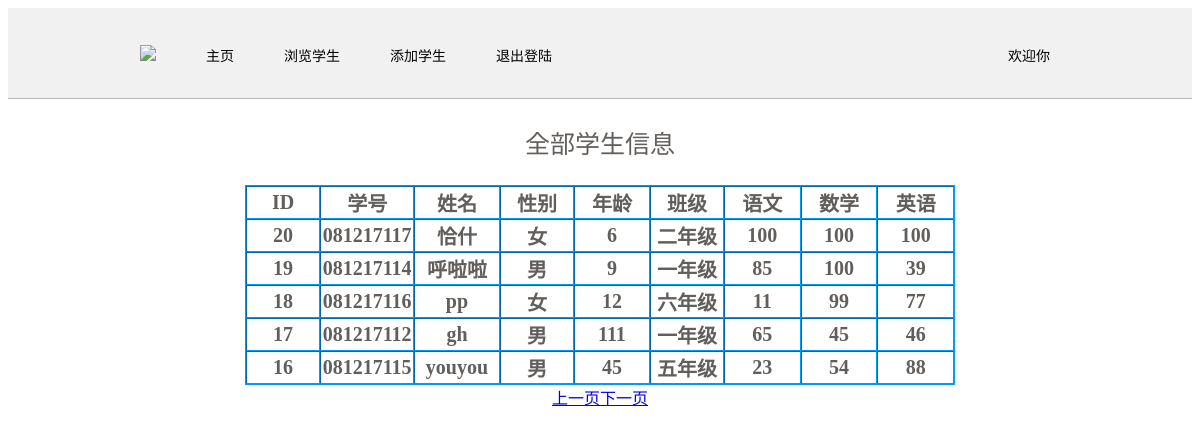
The page / on the database its author committed.
### tables this page shows
CREATE TABLE `stu` (
  `id` int(6) unsigned NOT NULL AUTO_INCREMENT,
  `sid` char(20) NOT NULL DEFAULT '0',
  `name` varchar(50) NOT NULL,
  `age` int(6) NOT NULL,
  `sex` varchar(20) DEFAULT NULL,
  `class` varchar(50) NOT NULL,
  `chinese` int(11) DEFAULT NULL,
  `math` int(11) DEFAULT NULL,
  `english` int(11) DEFAULT NULL,
  PRIMARY KEY (`id`)
);

### index.php (the view, shortened to what this page needs)
<!DOCTYPE html>
<html lang="en">
<head>
</head>
<body>
    <div align="center">
    <?php
    require ("public/menu.php");
 ?>
 <div style="font-size:25px;font-family:微软雅黑;color:rgb(98,94,91);" align="center"><p>全部学生信息</p></div>
  <table style="border: solid 1px;border-color:#09F;" align ="center" width=60% border="1" cellspacing="0">
  <?php
  $is_admin=$_SESSION['is_admin'];
  if ($is_admin == 1){
        echo "<tr>";
 echo "<th width=90px style='font-size:20px;font-family:微软雅黑;color:rgb(98,94,91);'>ID</th>";
 echo "<th width=90px style='font-size:20px;font-family:微软雅黑;color:rgb(98,94,91);'>学号</th>";
 echo "<th width=90px style='font-size:20px;font-family:微软雅黑;color:rgb(98,94,91);'>姓名</th>";
 echo "<th width=90px style='font-size:20px;font-family:微软雅黑;color:rgb(98,94,91);'>性别</th>";
 echo "<th width=90px style='font-size:20px;font-family:微软雅黑;color:rgb(98,94,91);'>年龄</th>";
 echo "<th width=90px style='font-size:20px;font-family:微软雅黑;color:rgb(98,94,91);'>班级</th>";
 echo "<th width=90px style='font-size:20px;font-family:微软雅黑;color:rgb(98,94,91);'>语文</th>";
 echo "<th width=90px style='font-size:20px;font-family:微软雅黑;color:rgb(98,94,91);'>数学</th>";
 echo "<th width=90px style='font-size:20px;font-family:微软雅黑;color:rgb(98,94,91);'>英语</th>";
 echo "<th width=90px style='font-size:20px;font-family:微软雅黑;color:rgb(98,94,91);'>操作</th>";
 echo "</tr>";
 $conn=mysqli_connect("localhost","root","root","study");
    $page=isset($_GET['p'])? $_GET['p']:1;
 $sql_select = "select * from stu order by id desc limit ".($page-1) * 5 .",5 ";
 $result=mysqli_query($conn,$sql_select);
 foreach ( $result as $row) {
 echo "<tr>";
 echo "<th width=90px style='font-size:20px;font-family:微软雅黑;color:rgb(98,94,91);'>{$row['id']} </th>";
 echo "<th width=90px style='font-size:20px;font-family:微软雅黑;color:rgb(98,94,91);'>{$row['sid']}</th>";
 echo "<th width=90px style='font-size:20px;font-family:微软雅黑;color:rgb(98,94,91);'>{$row['name']}</th>";
 echo "<th width=90px style='font-size:20px;font-family:微软雅黑;color:rgb(98,94,91);'>{$row['sex']} </th>";
 echo "<th width=90px style='font-size:20px;font-family:微软雅黑;color:rgb(98,94,91);'>{$row['age']} </th>";
 echo "<th width=90px style='font-size:20px;font-family:微软雅黑;color:rgb(98,94,91);'>{$row['class']}</th>";
 echo "<th width=90px style='font-size:20px;font-family:微软雅黑;color:rgb(98,94,91);'>{$row['chinese']} </th>";
 echo "<th width=90px style='font-size:20px;font-family:微软雅黑;color:rgb(98,94,91);'>{$row['math']} </th>";
 echo "<th width=90px style='font-size:20px;font-family:微软雅黑;color:rgb(98,94,91);'>{$row['english']}</th>";
 echo "<td width=150px style='font-size:20px;font-family:微软雅黑;color:rgb(98,94,91);'>
          <a href='edit.php?id={$row['id']}'>修改</a>
          <a href='delete.php?id={$row['id']}' onclick='doDel()'>删除</a>
        </td>";
 echo "</tr>";
        }
    }
  else
{
    echo "<tr>";
 echo "<th width=90px style='font-size:20px;font-family:微软雅黑;color:rgb(98,94,91);'>ID</th>";
 echo "<th width=90px style='font-size:20px;font-family:微软雅黑;color:rgb(98,94,91);'>学号</th>";
 echo "<th width=90px style='font-size:20px;font-family:微软雅黑;color:rgb(98,94,91);'>姓名</th>";
 echo "<th width=90px style='font-size:20px;font-family:微软雅黑;color:rgb(98,94,91);'>性别</th>";
 echo "<th width=90px style='font-size:20px;font-family:微软雅黑;color:rgb(98,94,91);'>年龄</th>";
 echo "<th width=90px style='font-size:20px;font-family:微软雅黑;color:rgb(98,94,91);'>班级</th>";
 echo "<th width=90px style='font-size:20px;font-family:微软雅黑;color:rgb(98,94,91);'>语文</th>";
 echo "<th width=90px style='font-size:20px;font-family:微软雅黑;color:rgb(98,94,91);'>数学</th>";
 echo "<th width=90px style='font-size:20px;font-family:微软雅黑;color:rgb(98,94,91);'>英语</th>";
 echo "</tr>";
 $conn=mysqli_connect("localhost","root","root","study");
    $page=isset($_GET['p'])? $_GET['p']:1;
 $sql_select = "select * from stu order by id desc limit ".($page-1) * 5 .",5 ";
 $result=mysqli_query($conn,$sql_select);
    foreach ( $result as $row) {
 echo "<tr>";
 echo "<th width=90px style='font-size:20px;font-family:微软雅黑;color:rgb(98,94,91);'>{$row['id']} </th>";
 echo "<th width=90px style='font-size:20px;font-family:微软雅黑;color:rgb(98,94,91);'>{$row['sid']}</th>";
 echo "<th width=90px style='font-size:20px;font-family:微软雅黑;color:rgb(98,94,91);'>{$row['name']}</th>";
 echo "<th width=90px style='font-size:20px;font-family:微软雅黑;color:rgb(98,94,91);'>{$row['sex']} </th>";
 echo "<th width=90px style='font-size:20px;font-family:微软雅黑;color:rgb(98,94,91);'>{$row['age']} </th>";
 echo "<th width=90px style='font-size:20px;font-family:微软雅黑;color:rgb(98,94,91);'>{$row['class']}</th>";
 echo "<th width=90px style='font-size:20px;font-family:微软雅黑;color:rgb(98,94,91);'>{$row['chinese']} </th>";
 echo "<th width=90px style='font-size:20px;font-family:微软雅黑;color:rgb(98,94,91);'>{$row['math']} </th>";
 echo "<th width=90px style='font-size:20px;font-family:微软雅黑;color:rgb(98,94,91);'>{$row['english']}</th>";
 echo "</tr>";
        }
}
 ?>
</table>
 <div align='center'>
 <?php
    $to_sql="SELECT COUNT(*)FROM stu";
    $result= mysqli_query($conn,$to_sql);
    $row=mysqli_fetch_array($result);
    $count=$row[0];
    $to_pages=ceil($count/5);
     if($page<=1){
        echo "
            <a href='".$_SERVER['PHP_SELF']."?p=1'>上一页</a>";
        }else{
        echo "<a href='".$_SERVER['PHP_SELF']."?p=".($page-1)."'>上一页</a>";
    }
    if ($page<$to_pages){
        echo "<a href='".$_SERVER['PHP_SELF']."?p=".($page+1)."'>下一页</a>";
    }else{
        echo "<a href='".$_SERVER['PHP_SELF']."?p=".($to_pages)."'>下一页</a>";
    }
    ?>
</div>
</div>
</body>
</html>

### public/menu.php (shortened to what this page needs)
<!DOCTYPE html>
<html lang="en">
<head>
</head>
<body>
<div id="top">
 <div id="menu">
 <ul>
  <li><img src=758fb76833062c094babc0c7c4250a4b.jpg> </li>
  <li><a class="active" href="index.php">主页</a></li>
  <li><a href="select.php"> 浏览学生</a></li>
  <li><a href="add.php"> 添加学生</a></li>
  <li><a href="exit.php"> 退出登陆</a></li>
  <li style="float:right"><a href="#about"><?php
    echo '欢迎你'.$_SESSION['username'];
?></a></li>
</ul>
 </div>
</div>
</body>
</html>

### public/menu.php (style rules this page uses)
#top { font-size: 14px; width: 100%; height: 90px; background-color: #f1f1f1;; border-bottom: 1px solid #bbbbbb; }
#menu { width: 1000px; overflow: hidden; margin: 0 auto; }
#menu img { height: 90px; }
#menu ul { list-style-type: none; }
#menu ul li { float: left; height: 70px; line-height: 70px; margin-right: 50px; }
#menu ul li a { color: black;text-decoration: none; display: inline-block; }

### rows shown on the page
stu: id "20", sid "081217117", name "恰什", sex "女", age "6", class "二年级", chinese "100", math "100", english "100"
stu: id "19", sid "081217114", name "呼啦啦", sex "男", age "9", class "一年级", chinese "85", math "100", english "39"
stu: id "18", sid "081217116", name "pp", sex "女", age "12", class "六年级", chinese "11", math "99", english "77"
stu: id "17", sid "081217112", name "gh", sex "男", age "111", class "一年级", chinese "65", math "45", english "46"
stu: id "16", sid "081217115", name "youyou", sex "男", age "45", class "五年级", chinese "23", math "54", english "88"
